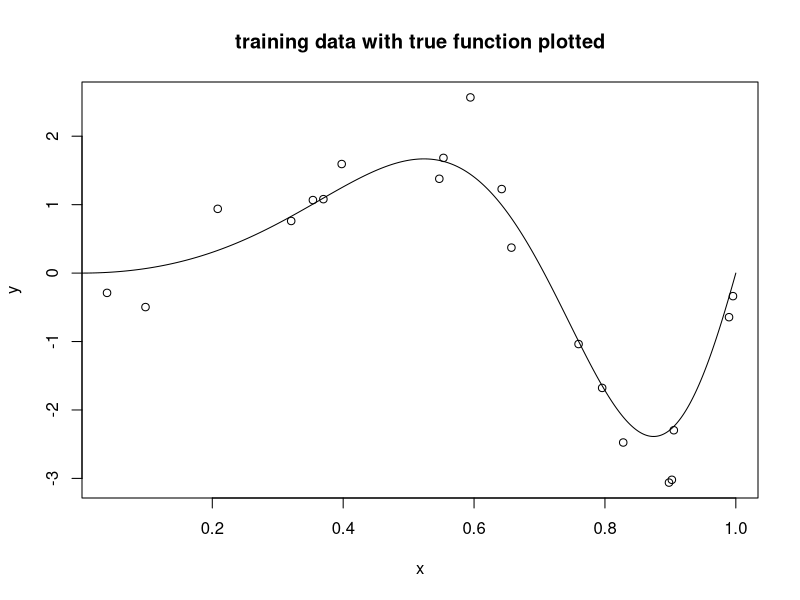
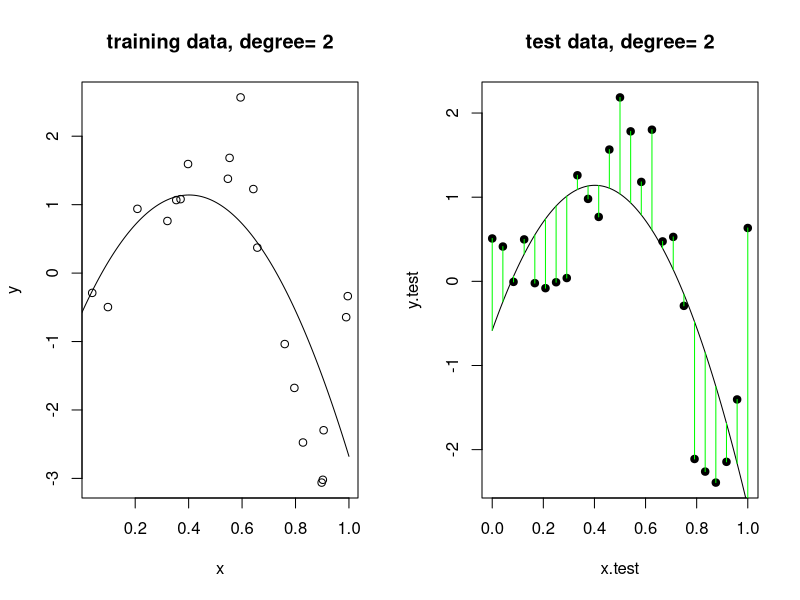
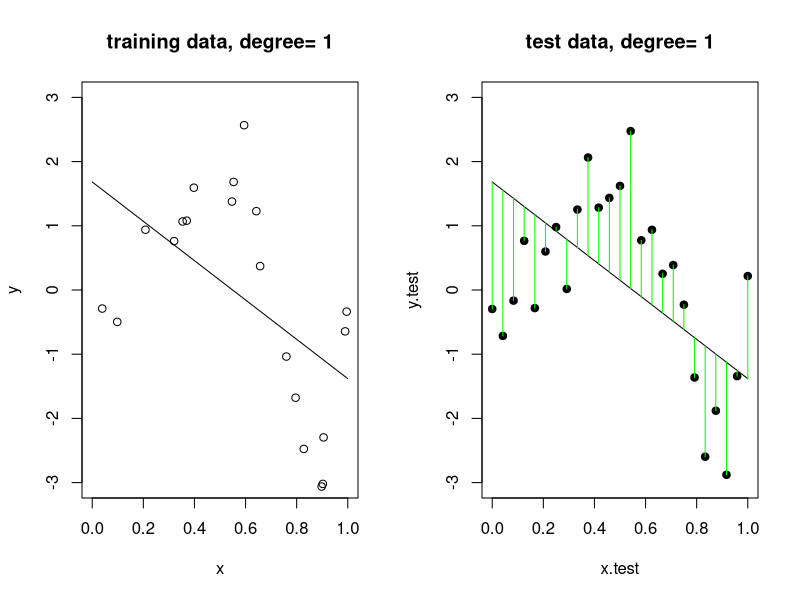
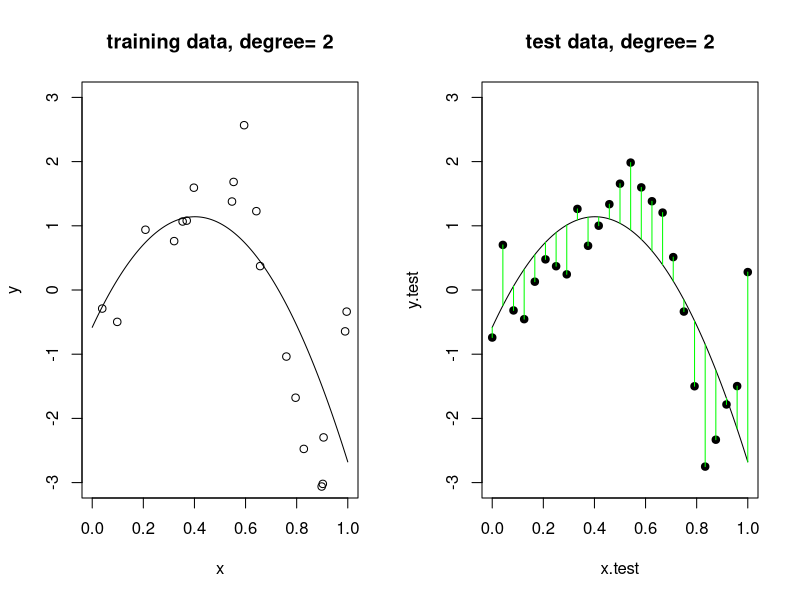
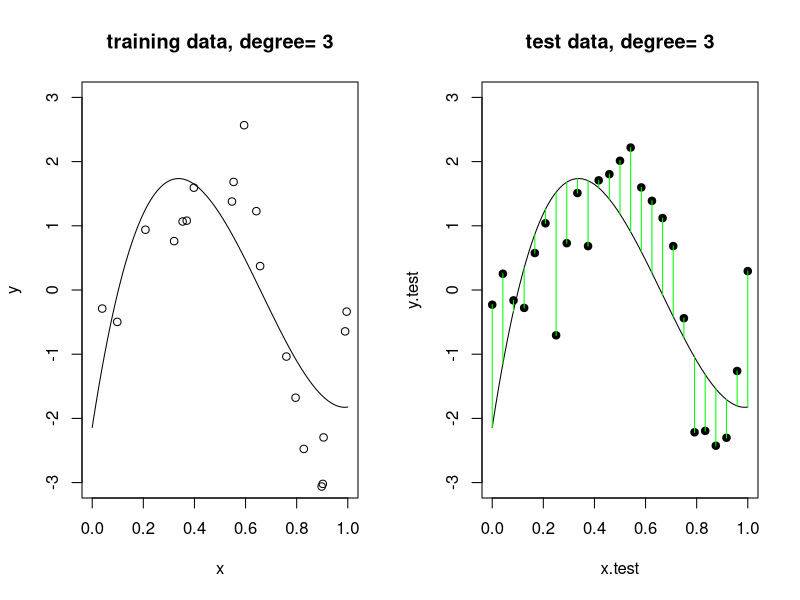
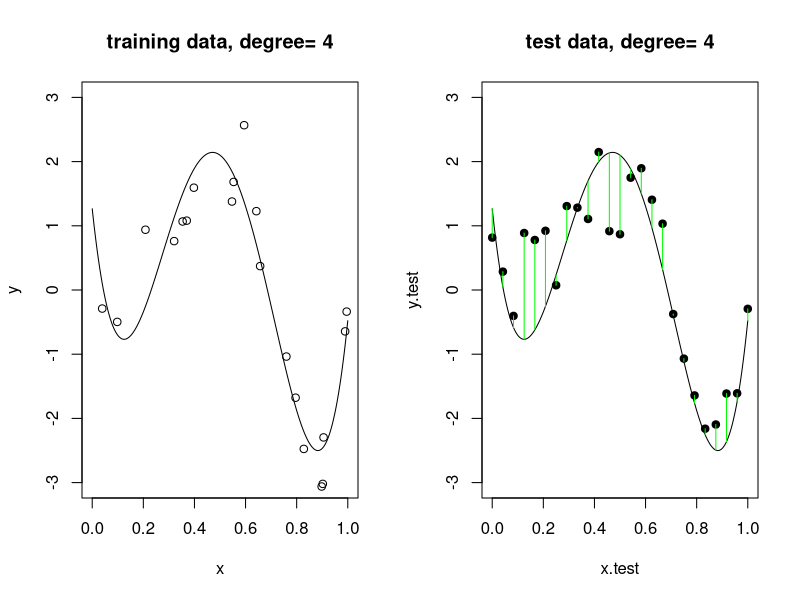
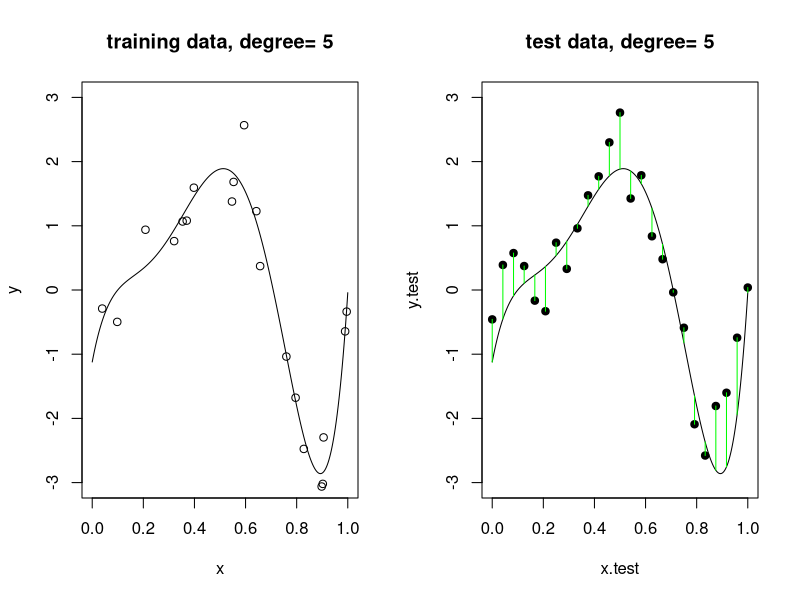
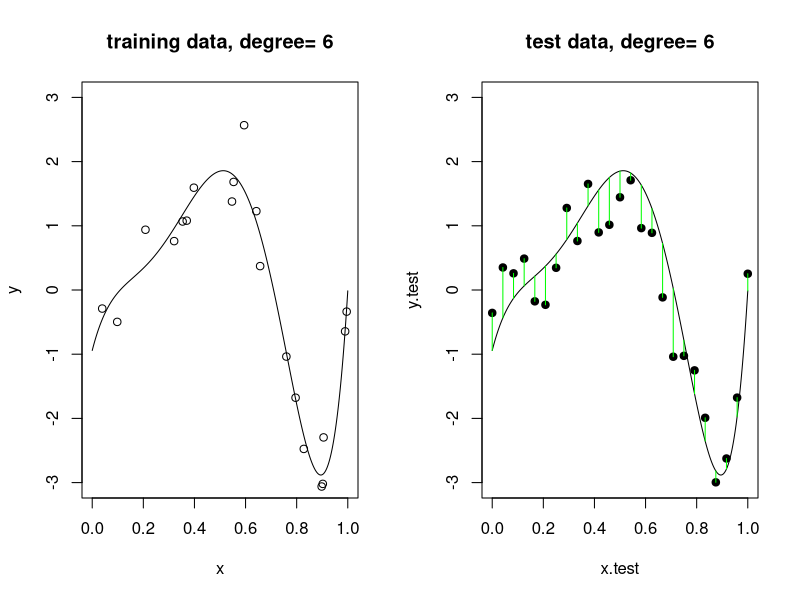

These charts were generated, in order, by the following R code:
# Example (June 2016) of using taining and test sets to assess accuracy.
# WARNING: Although I have posted this, it has advanced R commands in
# it and is not directly relevant for the assignemnts.  The curious student is
# welcome to try it out.  Beginners will find it daunting unless they are 
# comfortable with other programming languages.

pdf('02testexample.pdf')
# NOTE - the pdf command redirects all plots to a pdf file.  
# I have commented it out here because students trying the code will 
# want to see their plot in R.
set.seed(105)
sigma = .5  # the standard deviation of the error term
# Define the "true" function f(x)
f = function(x){
  sin(2*pi*x^2)*exp(x)
}

n = 20 # size of training set
x=runif(n)  # sample n training points from a U(0,1) distribution
y = f(x)+rnorm(n,0,sigma) # simulate Y values with normal errors
x.grid=seq(0,1,l=500)  # fine grid of X values for plotting smooth curve.
plot(x,y,main='training data with true function plotted',ylim=range(c(y,f(x.grid))))
lines(x.grid,f(x.grid))

# Below I define a function that generates one fitted models for a polynomial
# of maximum degree "degree".  It also calculates and records the training
# and test set errors.  This function is used after it is defined (see below)

do.test = function(degree,x,y,f,sigma,plotit=TRUE,...){
  mylm = lm(y~poly(x,degree),data=data.frame(y=y,x=x))
  yhat.train = predict(mylm)
  train.mse = mean((yhat.train-y)^2)
  if (plotit) {
    plot(x,y,main=paste('training data, degree=',degree),...)
    x.grid = seq(0,1,l=500)
    lines(x.grid,predict(mylm,newdata=data.frame(x=x.grid)))
  }
  n.test = length(x)+5  # test set need not be same size as training
  x.test = seq(0,1,length=n.test)  
  # test set above is a grid, but using runif() would have been OK also.  
  y.test = f(x.test)+rnorm(n.test,0,sigma)
  if (plotit) {
    plot(x.test,y.test,pch=19,
         main=paste('test data, degree=',degree),...)
    lines(x.grid,predict(mylm,newdata=data.frame(x=x.grid)))
  }
  yhat.test = predict(mylm,newdata=data.frame(x=x.test))
  if (plotit) 
    for (i in 1:n.test)
      lines(rep(x.test[i],2),c(y.test[i],yhat.test[i]),col='green')
  test.mse = mean((yhat.test-y.test)^2)
  return(c(train.mse,test.mse))
}

par(mfrow=c(1,2)) # Set graphics window so we get 2 plots on one "page"
do.test(2,x,y,f,sigma)
# above tries out one simulation, with polynomial of max degree 2.  You can re-run
# it with different "degree" values.

# code below runs 10 iterations, for polynomials of max degree 1, 2, ..., 10
par(mfrow=c(1,2))
maxdegree = 10
test.mse = train.mse = rep(0,maxdegree)
for (i in 1:maxdegree) {
  tmp = do.test(i,x,y,f,sigma,plotit=TRUE,ylim=c(-3,3),xlim=c(0,1))
  train.mse[i] = tmp[1]
  test.mse[i] = tmp[2]
  readline(prompt="hit enter to continue")
  # If you remove or comment the readline command, the loop will execute without pause
}

# Generate a plot of training and test MSE vs. degree of polynomial.
par(mfrow=c(1,1))
matplot(1:maxdegree,cbind(train.mse,test.mse),xlab='degree',type='l',ylim=c(0,4),
        ylab='MSE')
legend('topleft',lty=1:2,legend=c('train','test'))
#dev.off()
# NOTE: If you use pdf(), the way to stop saving output to a file is to use dev.off()


# Another Example:
# dose response classification example
x = runif(100,0,10)
f = function(x){
  p = exp((x-5)*1.5)
  p/(1+p)
}
y = rbinom(100,1,f(x))
plot(x,y)
xgrid = seq(0,10,l=500)
lines(xgrid,f(xgrid))
abline(v=5.5,col='grey',lty=2)
abline(v=c(5,6),col='grey',lty=3)
